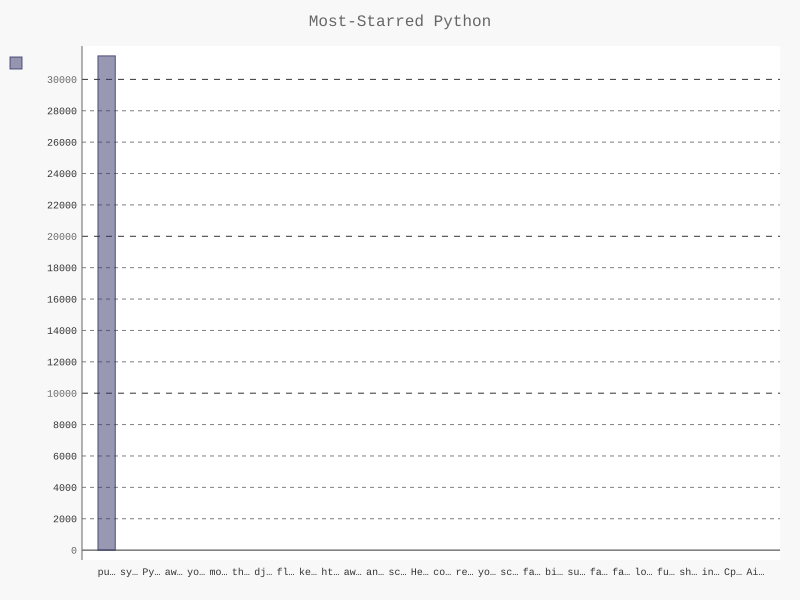

Write the Python code that produced this figure.
import requests
import pygal
from pygal.style import LightColorizedStyle as LCS, LightenStyle as LS


url = 'https://api.github.com/search/repositories?q=language:python&sort=stars'

r = requests.get(url)
print("Status code:", r.status_code)

"""Сохранение ответа API в переменной"""
response_dict = r.json()
print("Total repositories:", response_dict['total_count'])

"""Анализ информации о репозиторих"""
repo_dicts = response_dict['items']

names, plot_dicts = [], []
for repo_dict in repo_dicts:
    names.append(repo_dict['name'])

plot_dict = {
    'value': repo_dict['stargazers_count'],
    'label': repo_dict['description'],
}
plot_dicts.append(plot_dict)

my_style = LS('#333366', base_style=LCS)

chart = pygal.Bar(style=my_style)
chart.title = 'Most-Starred Python'
chart.x_labels = names

chart.add('', plot_dicts)
chart.render_to_file('python_repos.svg')
